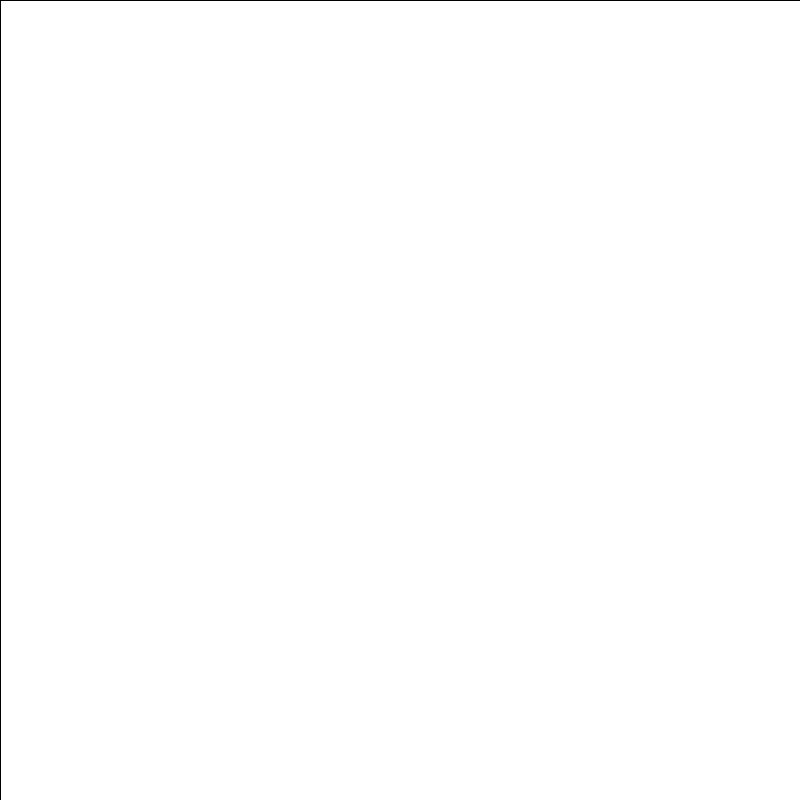
Frame 1 (no input)
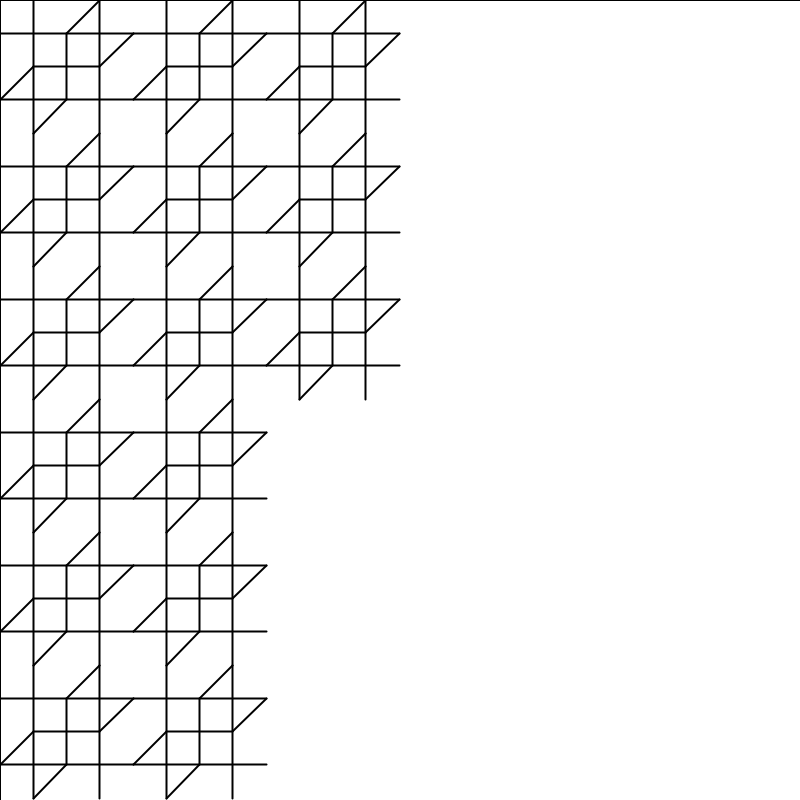
Frame 60 (the mouse pressed at the canvas centre just before this capture)
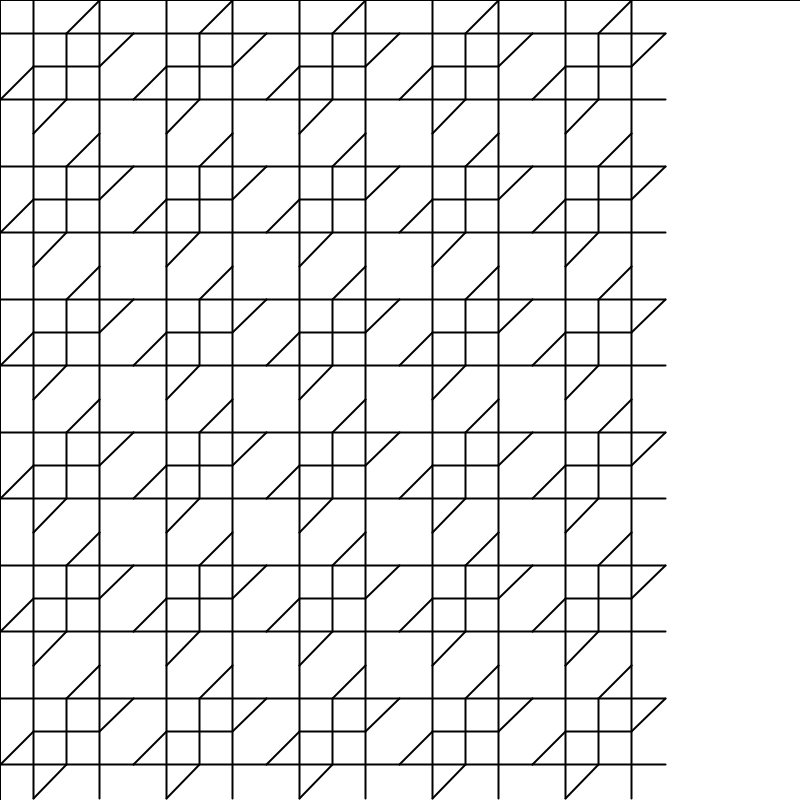
Frame 120 (the mouse held since frame 60 and released just before this capture)

The Processing sketch that drew these frames (run headless with seeded random() and noise(); from frame 60 on, the mouse is pressed at the canvas centre):

// Processing sketch: random_quilt
// ── random_quilt.pde
import java.util.Collections; //<>// //<>//
import java.util.Arrays;
import java.util.List;

Quilt quilt;
Quilter[] quilters;
final int NUM_QUILTERS = 1;
final int FRAME_RATE = 1000;
int stepNum = 0;

void setup() {
  size(800, 800);
  frameRate(FRAME_RATE);
  quilt = new Quilt(0, 0, width, height, 6);
  quilt.drawBackground(color(255));
  //quilt.drawQuiltGrid();

  quilters = new Quilter[NUM_QUILTERS];

  // Intitialize the quilters
  for (int i = 0; i < NUM_QUILTERS; i++) {
    // random quilter
    //int quilterType = (int) random(2); // between 0 and 1
    //switch (quilterType) {
    //case 0:
    //  println("Rego Quilter.");
    //  quilters[i] = new Quilter(i);
    //  break;
    //case 1:
    //  println("Tri Quilter.");
    //  quilters[i] = new TriangleQuilter(i);
    //  break;
    //}
    quilters[i] = new TriangleQuilter(i);
  }
}


/**
 Initial plan was to have each in a separate thread
 Ran into problems with drawing synchronization
 Could have created a draw Semaphore -- ?
 
 import java.util.concurrent.Semaphore;
 
 */
void draw() {
  boolean allAssigned = false;
  boolean anyQuilterStillWorking = false;
  // All drawing is done in threads
  // if quilters are done, give them a new square

  // Pick random order to run the quilters in
  Integer[] order = new Integer[NUM_QUILTERS];
  for (int i = 0; i < NUM_QUILTERS; i++) order[i] = new Integer(i);
  List<Integer> orderList = Arrays.asList(order);
  Collections.shuffle(orderList);

  debug("Quilter order: ");
  debugArray(orderList);

  for (Integer i : orderList) {
    Quilter quilter = quilters[i];

    if (quilter.isDoneWithSquare) {
      Square nextSquare = quilt.getNextSquare();

      if (nextSquare != null) {
        debug("Got another square for quilter ", quilter.id, "!");
        quilter.setNextSquare(nextSquare);
        anyQuilterStillWorking = true;
        debug("Now at step: ", quilter.currentStep, " of ", quilter.getNumberOfSteps());
      } else {
        debug("All squares assigned"); 
        allAssigned = true;
      }
    } else {
      anyQuilterStillWorking = true;
      debug("Quilter ", quilter.id, " drawing step ", quilter.currentStep, " of ", quilter.getNumberOfSteps());
      quilter.drawNext();
    }
  }



  if (allAssigned && !anyQuilterStillWorking) {
    debug("All done, stopping!"); //<>//
    noLoop(); // finish the process //<>//
    save("Cawley-EdwardsAustin_QUILT.jpg"); //<>//
  } else {
    stepNum++;
    save("steps/" + "QUILT-" + stepNum + ".jpg");
  }
}
// ── Quilt.pde
class Quilt {
  int topX, topY, bottomX, bottomY;
  int qWidth, qHeight;
  int sWidth;
  private int numSquaresPerSide;
  private boolean[][] squaresTaken;

  Quilt(int x, int y, int w, int h, int numSquaresPerSide) {
    topX = x;
    topY = y;
    qWidth = w;
    qHeight = h;
    bottomX = x + w;
    bottomY = y + h;
    sWidth = w / numSquaresPerSide;
    this.numSquaresPerSide = numSquaresPerSide;
    squaresTaken = new boolean[numSquaresPerSide][numSquaresPerSide]; // defaults to false
  }

  void drawQuiltGrid() {
    for (int i = topX; i < qWidth; i += sWidth) {
      line(i, topY, i, bottomY);
    }

    for (int j = topY; j < qHeight; j += sWidth) {
      line(topX, j, bottomX, j);
    }
  }
  
  void drawBackground(color quiltColor) {
    fill(quiltColor);
    rect(topX, topY, bottomX, bottomY);
  }
  
  Square getNextSquare() {
    // Just get the next square in line for now
    // If at the end
    Square nextSquare = null;

    for (int i = 0; i < numSquaresPerSide; i++) {
      for (int j = 0; j < numSquaresPerSide; j++) {
        if (!squaresTaken[i][j]) {
          // give this square back if it's not already taken
          squaresTaken[i][j] = true;
          nextSquare = new Square(i * sWidth, j * sWidth, sWidth);
          break;
        }
      }

      if (nextSquare != null) {
        // get out of both loops if found a square
        break;
      }
    }

    return nextSquare;
  }
}

class Square {
  int topX, topY;
  int sWidth;

  Square(int x, int y, int squareWidth) {
    topX = x;
    topY = y;
    sWidth = squareWidth;
  }

  int getWidth() {
    return sWidth;
  }
}
// ── Quilter.pde
/**
 
 */
class Quilter {
  boolean isDoneWithSquare = true;
  Square cSquare;
  int id = -1;
  int currentStep = 0;

  public Quilter(int id) {
    this.id = id;
  }
  
  public int getNumberOfSteps() {
     return 3; 
  }

  public void setNextSquare(Square square) {
    cSquare = square;
    currentStep = 0;
    isDoneWithSquare = false;
  }

  void drawNext() {
    currentStep += 1;
    pushMatrix();
    translate(cSquare.topX, cSquare.topY);

    drawStep(currentStep);

    popMatrix();

    if (currentStep == getNumberOfSteps()) {
      isDoneWithSquare = true;
    }
  }

  /**
  Default steps 
  */
  void drawStep(int step) {
    switch (step) {
    case 1:
      drawStepOne();
      break;
    case 2:
      drawStepTwo();
      break;
    }
  }

  private void drawStepOne() {
    int w = cSquare.getWidth();
    fill(255);
    ellipse(w / 2, w / 2, 10, 10);
  }

  private void drawStepTwo() {
    int w = cSquare.getWidth();
    fill(100, 150, 100);
    rect(0, 0, w / 2, w);
  }
}
// ── TriangleQuilter.pde
// design 2086
// page 261
class TriangleQuilter extends Quilter {

  TriangleQuilter(int id) {
    super(id);
  }

  @Override
    public int getNumberOfSteps() {
    return 3;
  }

  @Override
    void drawStep(int step) {
    strokeWeight(2);
    int l = cSquare.getWidth();

    if (step == 1) {
      // long outlines 
      line(
        l / 4, 0, 
        l / 4, l
        );

      line(
        l * .75, 0, 
        l * .75, l
        );

      line(
        0, l / 4, 
        l, l / 4
        );

      line(
        0, l * .75, 
        l, l * .75
        );
    } else if (step == 2) {
      // inner square lines
      line(
        l / 4, l / 2, 
        l * .75, l / 2
        );

      line(
        l / 2, l / 4, 
        l / 2, l * .75
        );
    } else if (step == 3) {
      // corner triangles
      line(
        l / 4, l, 
        l / 2, l * .75
        );

      line(
        0, l * .75, 
        l / 4, l / 2
        );

      line(
        l / 2, l / 4, 
        l * .75, 0
       );
       
       line(
         l * .75, l / 2,
         l, l / 4
         );
    }
  }
}
// ── debug.pde
boolean isDebugging = true;

void debug(Object ...args) {
  if (isDebugging) {
    println(args);
  }
}

void debugArray(Iterable arr) {
  if (isDebugging) {
    printArray(arr);
  }
}
